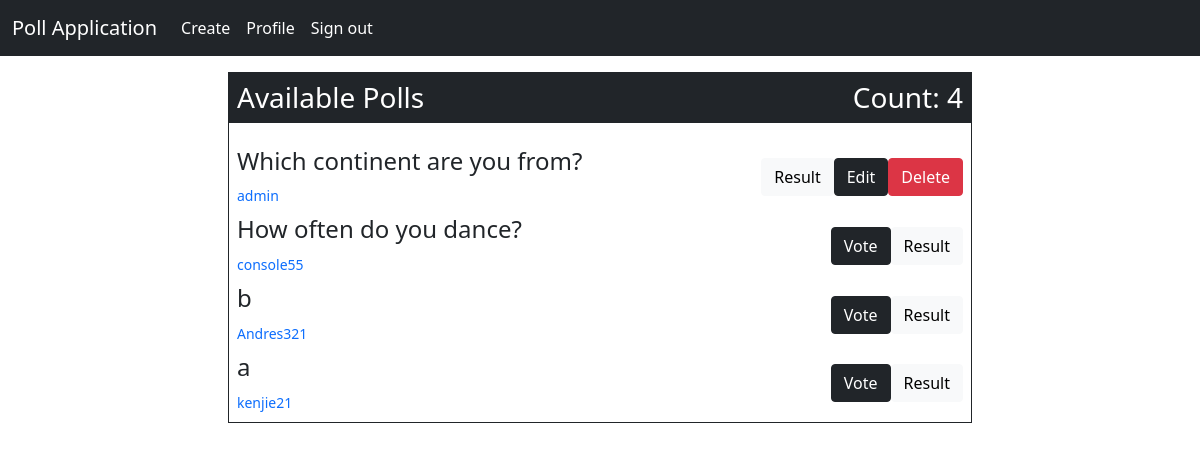
/home/ (signed in), run on an earlier commit of the app's database.
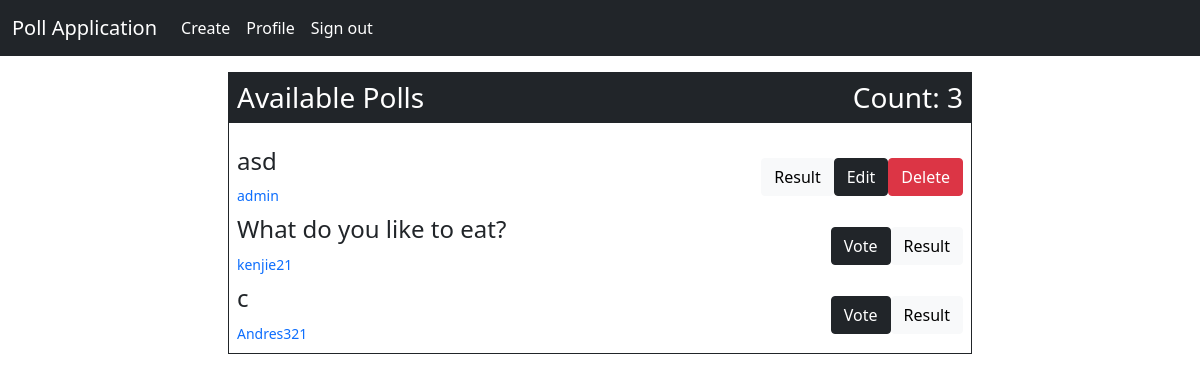
And on a later commit of the database.
### base/models.py (models this page shows, shortened)
class Poll(models.Model):
    poll_creator = models.ForeignKey(Profile, null=True, on_delete=models.CASCADE)
    poll_uuid = models.UUIDField(default=uuid.uuid4)
    poll_img = models.ImageField(blank=True, null=True, upload_to='vote_img')
    question = models.TextField(max_length=65)
    question_slug = models.SlugField(default=None)
    question_one = models.CharField(max_length=30)
    question_two = models.CharField(max_length=30)
    question_three = models.CharField(max_length=30)
    voted = models.ManyToManyField(User, related_name='user_voted', null=True)
    question_one_count = models.IntegerField(default=0)
    question_two_count = models.IntegerField(default=0)
    question_three_count = models.IntegerField(default=0)
    date_created = models.DateField(default=datetime.now, blank=True, null=True)

### accounts/models.py (models this page shows, shortened)
class Profile(models.Model):
    profile_uuid = models.UUIDField(default=uuid.uuid4)
    user = models.OneToOneField(User, on_delete=models.CASCADE)
    profile_picture = models.ImageField(default='default.jpg', upload_to='profile_pics', blank=True, null=True)
    profile_slug = models.SlugField(unique=True, default=None)

### base/views.py (the view)
# urls.py: path('', views.home, name='home'),
@login_required
def home(request):
    poll_list = Poll.objects.all().order_by('-id')
    current_user = request.user
    poll_voted = Poll.objects.filter(voted=current_user)
    one = []
    two = []
    for data in poll_list:
        one.append(data)
    for data in poll_voted:
        two.append(data)
    three = one + two
    polls = []
    for data in three:
        if data in two:
            continue
        polls.append(data)
    total_polls = poll_list.count()
    context = {'polls': polls, 'total_polls': total_polls}
    return render(request, 'base/home.html', context)

### base/templates/base/home.html (shortened to what this page needs)
{% extends 'main.html' %}
{% block content %}
<div class="col-lg-8 col-md-10 col-12">
    <div class="border border-dark">
    <h3 class="bg-dark text-white p-2 text-capitalize">Available polls
        <div class="float-end">count: {{ total_polls }}</div>
    </h3>
      <div class="p-2">
            {% for data in polls %}
                <div class="d-flex justify-content-between mt-2">
                    <div class="w-75">
                        <h4>{{ data.question }}</h4>
                        <small><a href="{% url 'creator-profile' data.question_slug data.poll_uuid %}" class="text-decoration-none">{{ data.poll_creator.user.username }}</a></small>
                    </div>
                    <div class="button-div d-flex align-items-center">
                        {% if data.poll_creator.user.username != request.user.username %}
                            <a href="{% url 'vote' data.question_slug data.poll_uuid %}" class="btn btn-dark">Vote</a>
                        {% endif %}
                        <a href="{% url 'result' data.question_slug data.poll_uuid %}" class="btn btn-light">Result</a>
                        {% if data.poll_creator.user.username == request.user.username %}
                            <a href="{% url 'edit' data.question_slug data.poll_uuid %}" class="btn btn-dark">Edit</a>
                            <a href="{% url 'delete' data.question_slug data.poll_uuid %}" class="btn btn-danger">Delete</a>
                        {% endif %}
                    </div>
                </div>
            {% endfor %}
        </div>
    </div>
</div>
{% endblock content %}

What changed in the data, as far as the page shows it:
removed Poll: question "Which continent are you from?", poll_creator.user.username "admin", shows "Edit"
removed Poll: question "How often do you dance?", poll_creator.user.username "console55", shows "Vote"
removed Poll: question "b", poll_creator.user.username "Andres321", shows "Vote"
removed Poll: question "a", poll_creator.user.username "kenjie21", shows "Vote"
added Poll: question "asd", poll_creator.user.username "admin", shows "Edit"
added Poll: question "What do you like to eat?", poll_creator.user.username "kenjie21", shows "Vote"
added Poll: question "c", poll_creator.user.username "Andres321", shows "Vote"
Also different on the page:
{{ total_polls }}: "4" → "3"
